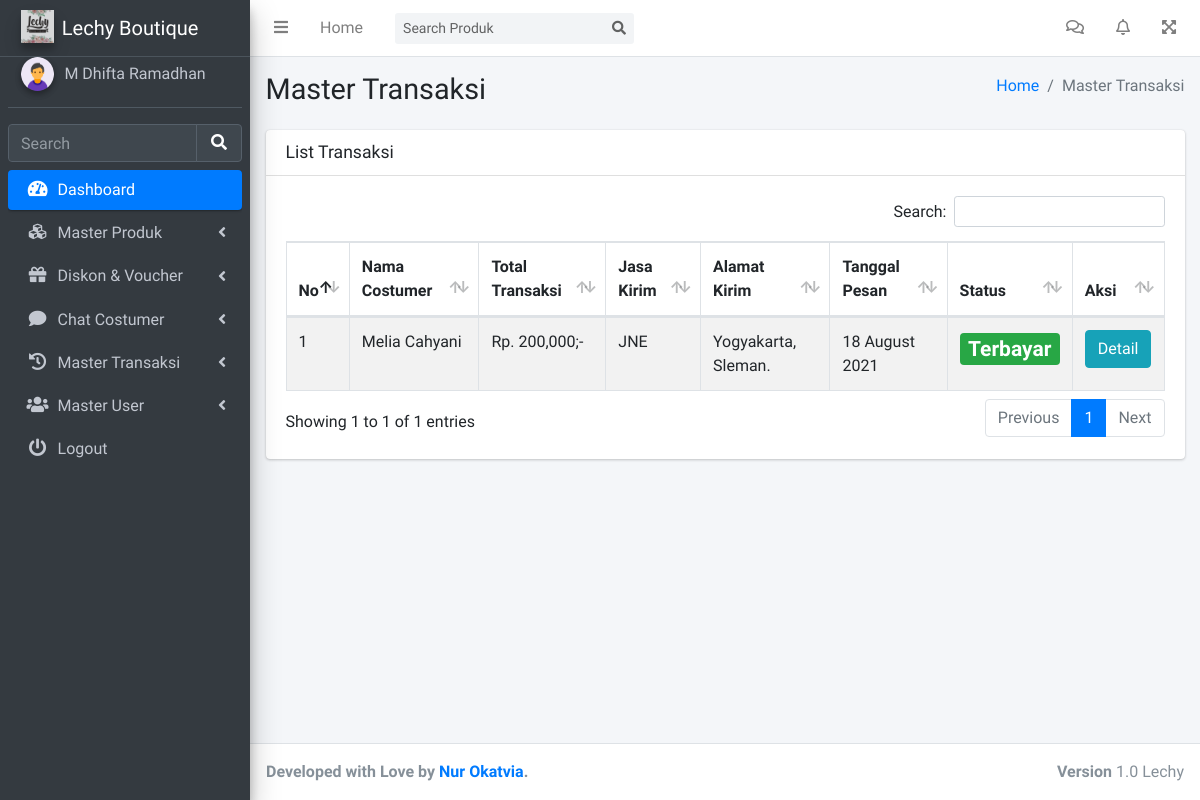
The page /admin/masterTransaksi.php (signed in) on the database as committed earlier.
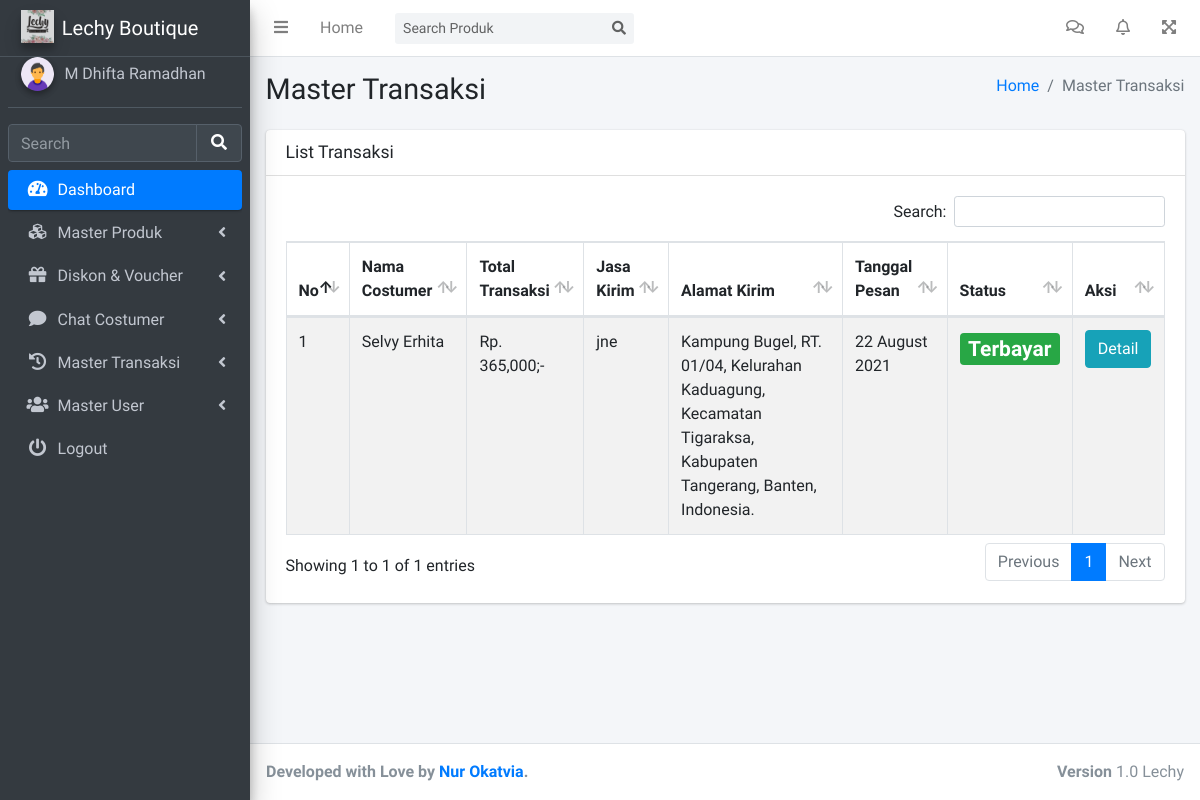
The same page on the database as committed later.
### tables this page shows
CREATE TABLE `tb_transaksi` (
  `id_transaksi` int(11) NOT NULL,
  `no_order` varchar(100) NOT NULL,
  `id_user` int(11) NOT NULL,
  `total_transaksi` int(11) NOT NULL,
  `jasa_pengiriman` varchar(144) NOT NULL,
  `durasi_ongkir` varchar(144) NOT NULL,
  `alamat_kirim` text NOT NULL,
  `nama_penerima` varchar(144) NOT NULL,
  `provinsi_kirim` varchar(144) NOT NULL,
  `kota_kirim` varchar(144) NOT NULL,
  `tanggal_transaksi` date NOT NULL,
  `no_resi` int(11) DEFAULT NULL
);

CREATE TABLE `tb_user` (
  `id_user` int(11) NOT NULL,
  `fname` varchar(144) NOT NULL,
  `lname` varchar(144) DEFAULT NULL,
  `telephone` varchar(144) NOT NULL,
  `saldo` int(100) NOT NULL,
  `email` varchar(144) NOT NULL,
  `password` varchar(144) NOT NULL,
  `roles` enum('0','1','2') NOT NULL,
  `status` enum('0','1') NOT NULL
);

### admin/masterTransaksi.php (the view, shortened to what this page needs)
<?php include '../config/config.php'; ?>
<!DOCTYPE html>
<html lang="en">
<head>
  <?php include 'asset/css.php'; ?>
</head>
<body class="hold-transition sidebar-mini layout-fixed layout-navbar-fixed layout-footer-fixed">
  <div class="wrapper">
    <?php include 'asset/navbar.php'; ?>
    <?php include 'asset/sidebar.php'; ?>
    <div class="content-wrapper">
      <div class="content-header">
        <div class="container-fluid">
          <div class="row mb-2">
            <div class="col-sm-6">
              <h1 class="m-0">Master Transaksi</h1>
            </div>
            <div class="col-sm-6">
              <ol class="breadcrumb float-sm-right">
                <li class="breadcrumb-item"><a href="#">Home</a></li>
                <li class="breadcrumb-item active">Master Transaksi</li>
              </ol>
            </div>
          </div>
        </div>
      </div>
      <section class="content">
        <div class="container-fluid">
          <div class="row">
            <div class="col-12">
              <div class="card">
                <div class="card-header">
                  <h3 class="card-title">List Transaksi</h3>
                </div>
                <div class="card-body">
                  <table id="example1" class="table table-bordered table-striped">
                    <thead>
                      <tr>
                        <th>No</th>
                        <th>Nama Costumer</th>
                        <th>Total Transaksi</th>
                        <th>Jasa Kirim</th>
                        <th>Alamat Kirim</th>
                        <th>Tanggal Pesan</th>
                        <th>Status</th>
                        <th>Aksi</th>
                      </tr>
                    </thead>
                    <tbody>
                      <?php $no = 0; ?>
                      <?php $query = $mysqli->query("SELECT tbu.fname, tbu.lname, tbt.*, tbp.status FROM tb_transaksi as tbt JOIN tb_user as tbu ON tbu.id_user=tbt.id_user JOIN tb_pembayaran as tbp ON tbp.id_transaksi=tbt.id_transaksi"); ?>
                      <?php while ($value = $query->fetch_object()) { ?>
                      <tr>
                        <td><?= $no+=1; ?></td>
                        <td><?= $value->fname ?> <?= $value->lname; ?></td>
                        <td>Rp. <?= number_format($value->total_transaksi); ?>;-</td>
                        <td><?= $value->jasa_pengiriman; ?></td>
                        <td><?= $value->alamat_kirim; ?></td>
                        <td><?= date("d F Y", strtotime($value->tanggal_transaksi)); ?></td>
                        <td>
                          <?php if ($value->status==0){ ?>
                            <h3><span class="badge badge-primary">Diproses</span></h3>
                          <?php } elseif ($value->status==1) { ?>
                            <h3><span class="badge badge-success">Terbayar</span></h3>
                          <?php } else { ?>
                            <h3><span class="badge badge-danger">Expired</span></h3>
                          <?php } ?>
                        </td>
                        <td><a href="detailTransaksi.php?id=<?= $value->id_transaksi; ?>" class="btn btn-info">Detail</a></td>
                      </tr>
                    <?php } ?>
                    </tbody>
                  </table>
                </div>
              </div>
            </div>
          </div>
        </div>
      </section>
    </div>
    <?php include 'asset/footer.php'; ?>
  </div>
</body>
</html>

Rows that differ between the two databases and show on the page:
removed tb_transaksi: id_user.fname "Melia", id_user.lname "Cahyani", total_transaksi "200,000", jasa_pengiriman "JNE", alamat_kirim "Yogyakarta, Sleman.", tanggal_transaksi "18 August 2021"
added tb_transaksi: id_user.fname "Selvy", id_user.lname "Erhita", total_transaksi "365,000", jasa_pengiriman "jne", alamat_kirim "Kampung Bugel, RT. 01/04, Kelurahan Kaduagung, Kecamatan Tigaraksa, Kabupaten Tangerang, Banten, Indonesia.", tanggal_transaksi "22 August 2021"
